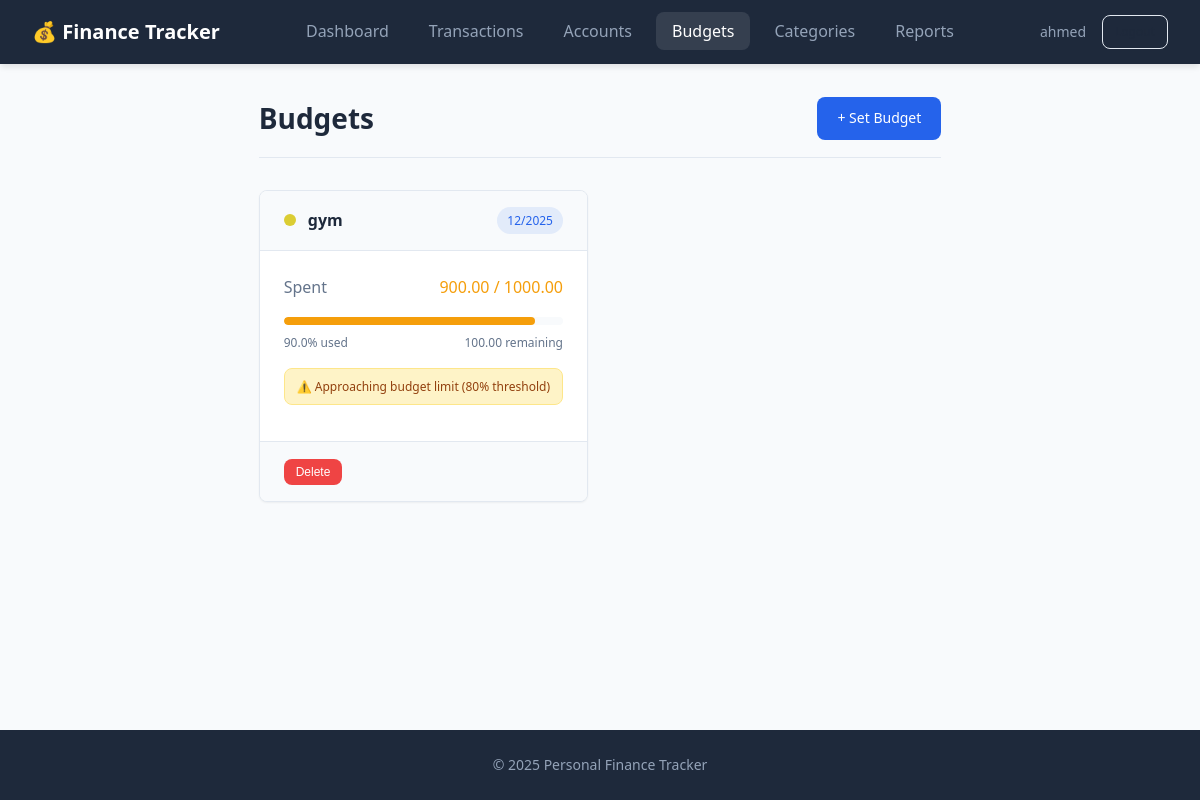
The app's page /budgets (signed in), older data.
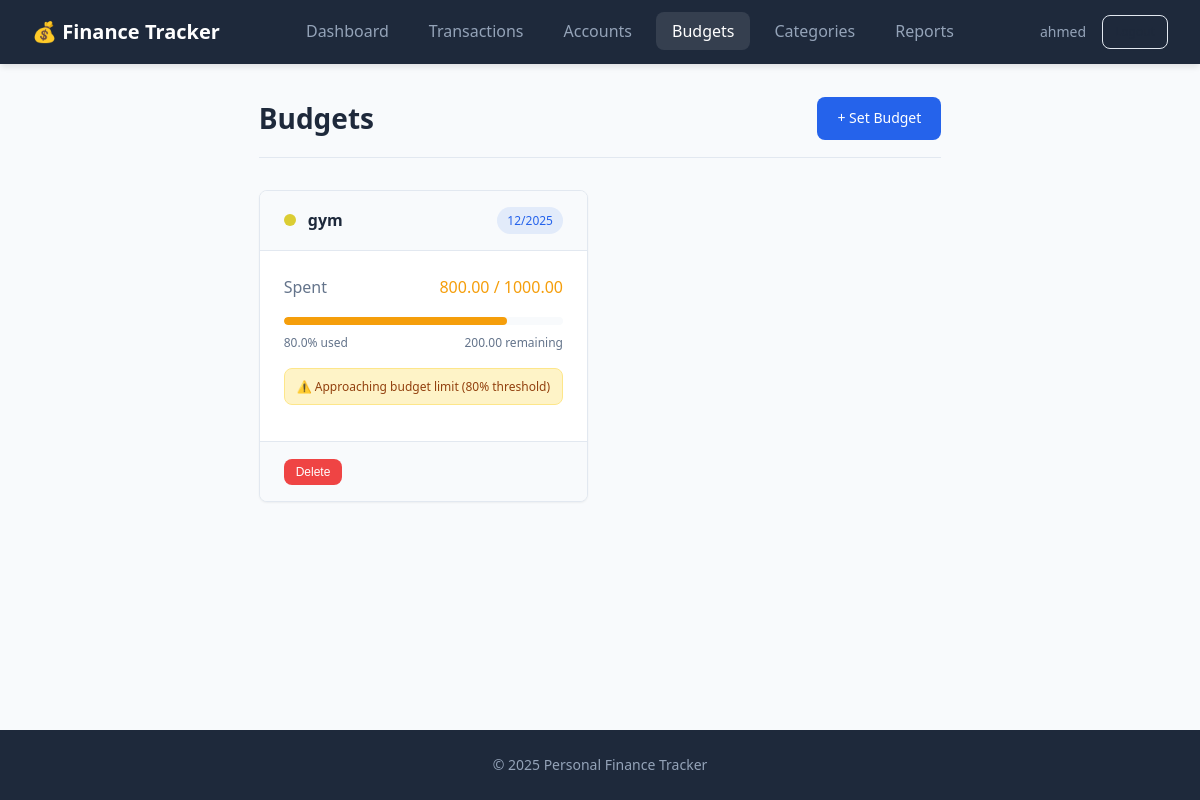
The same page, newer data.
### src/app/models/finance_models.py (models this page shows, shortened)
class Budget(db.Model):
    __tablename__ = 'budget'
    id: Mapped[int] = mapped_column(Integer, primary_key=True, autoincrement=True)
    user_id: Mapped[int] = mapped_column(
        Integer, ForeignKey('user.id', ondelete='CASCADE'), nullable=False
    )
    category_id: Mapped[int] = mapped_column(
        Integer, ForeignKey('category.id', ondelete='CASCADE'), nullable=False
    )
    month: Mapped[int] = mapped_column(Integer, nullable=False)
    year: Mapped[int] = mapped_column(Integer, nullable=False)
    limit_amount: Mapped[Decimal] = mapped_column(DECIMAL(10, 2), nullable=False)
    current_spent: Mapped[Decimal] = mapped_column(
        DECIMAL(10, 2), default=Decimal('0.00')
    )
    alert_threshold: Mapped[int] = mapped_column(Integer, default=80)
    user: Mapped["User"] = relationship("User", back_populates="budgets")
    category: Mapped["Category"] = relationship("Category", back_populates="budgets")
    __table_args__ = (
        UniqueConstraint(
            'user_id', 'category_id', 'month', 'year',
            name='uq_budget_user_category_month_year'
        ),
    )
    @property
    def spent_percentage(self) -> float:
        if self.limit_amount == 0:
            return 0.0
        return float((self.current_spent / self.limit_amount) * 100)
    @property
    def is_over_threshold(self) -> bool:
        return self.spent_percentage >= self.alert_threshold
    @property
    def is_over_budget(self) -> bool:
        return self.current_spent > self.limit_amount

class Category(db.Model):
    __tablename__ = 'category'
    id: Mapped[int] = mapped_column(Integer, primary_key=True, autoincrement=True)
    user_id: Mapped[int] = mapped_column(
        Integer, ForeignKey('user.id', ondelete='CASCADE'), nullable=False
    )
    name: Mapped[str] = mapped_column(String(100), nullable=False)
    category_type: Mapped[str] = mapped_column(String(10), nullable=False)
    color: Mapped[Optional[str]] = mapped_column(String(7))
    max_single_amount: Mapped[Optional[Decimal]] = mapped_column(DECIMAL(10, 2))
    user: Mapped["User"] = relationship("User", back_populates="categories")
    transactions: Mapped[List["Transaction"]] = relationship(
        "Transaction", back_populates="category", cascade="all, delete-orphan"
    )
    budgets: Mapped[List["Budget"]] = relationship(
        "Budget", back_populates="category", cascade="all, delete-orphan"
    )
    transaction_templates: Mapped[List["TransactionTemplate"]] = relationship(
        "TransactionTemplate", back_populates="category"
    )

### src/app/controllers/budget_routes.py (the view)
@budget_bp.route('/budgets')
@login_required
def budgets():
    now = datetime.now()
    user_budgets = Budget.query.filter_by(
        user_id=current_user.id
    ).order_by(Budget.year.desc(), Budget.month.desc()).all()
    expense_categories = Category.query.filter_by(
        user_id=current_user.id,
        category_type='Expense'
    ).all()
    return render_template(
        'budgets.html',
        budgets=user_budgets,
        categories=expense_categories,
        current_month=now.month,
        current_year=now.year
    )

### src/app/__init__.py (called while the page is built)
def _init_extensions(app: Flask) -> None:
    database.init_app(app)
    bcrypt.init_app(app)
    login_manager.init_app(app)
    @login_manager.user_loader
    def load_user(user_id: str):
        from .models import User
        return User.query.get(int(user_id))

### src/app/templates/budgets.html (shortened to what this page needs)
{% extends "base.html" %}
{% block content %}
<div class="page-header">
    <h1>Budgets</h1>
    <a href="{{ url_for('budget.set_budget') }}" class="btn btn-primary">+ Set Budget</a>
</div>
{% if budgets %}
<div class="grid grid-2">
    {% for budget in budgets %}
    <div class="card">
        <div class="card-header flex flex-between flex-center">
            <h3>
                <span class="category-dot" style="background-color: {{ budget.category.color or '#6b7280' }}"></span>
                {{ budget.category.name }}
            </h3>
            <span class="badge badge-{% if budget.month == current_month and budget.year == current_year %}primary{% else %}secondary{% endif %}">
                {{ '%02d'|format(budget.month) }}/{{ budget.year }}
            </span>
        </div>
        <div class="card-body">
            <div class="flex flex-between mb-2">
                <span class="text-muted">Spent</span>
                <span class="{% if budget.is_over_budget %}text-danger{% elif budget.is_over_threshold %}text-warning{% else %}text-success{% endif %}">
                    {{ "%.2f"|format(budget.current_spent) }} / {{ "%.2f"|format(budget.limit_amount) }}
                </span>
            </div>
            <div class="budget-progress">
                {% set percentage = budget.spent_percentage %}
                {% set bar_class = 'danger' if budget.is_over_budget else ('warning' if budget.is_over_threshold else 'success') %}
                <div class="progress">
                    <div class="progress-bar {{ bar_class }}" style="width: {{ [percentage, 100]|min }}%"></div>
                </div>
                <div class="budget-info">
                    <span>{{ "%.1f"|format(percentage) }}% used</span>
                    <span>{{ "%.2f"|format(budget.limit_amount - budget.current_spent) }} remaining</span>
                </div>
            </div>
            {% if budget.is_over_budget %}
            <div class="alert alert-danger mt-2" style="padding: 0.5rem 0.75rem; font-size: 0.75rem;">
                ⚠️ Over budget by {{ "%.2f"|format(budget.current_spent - budget.limit_amount) }}
            </div>
            {% elif budget.is_over_threshold %}
            <div class="alert alert-warning mt-2" style="padding: 0.5rem 0.75rem; font-size: 0.75rem;">
                ⚠️ Approaching budget limit ({{ budget.alert_threshold }}% threshold)
            </div>
            {% endif %}
        </div>
        <div class="card-footer">
            <form method="POST" action="{{ url_for('budget.delete_budget', budget_id=budget.id) }}" onsubmit="return confirm('Delete this budget?');">
                <button type="submit" class="btn btn-sm btn-danger">Delete</button>
            </form>
        </div>
    </div>
    {% endfor %}
</div>
{% endif %}
{% endblock %}

Row changes from the older to the newer data that the page shows:
changed Budget "gym": current_spent "900.00" → "800.00"; {{ [percentage, 100]|min }} 90.0 → 80.0 (drawn); percentage "90.0" → "80.0"; budget.limit_amount-budget.current_spent "100.00" → "200.00"
